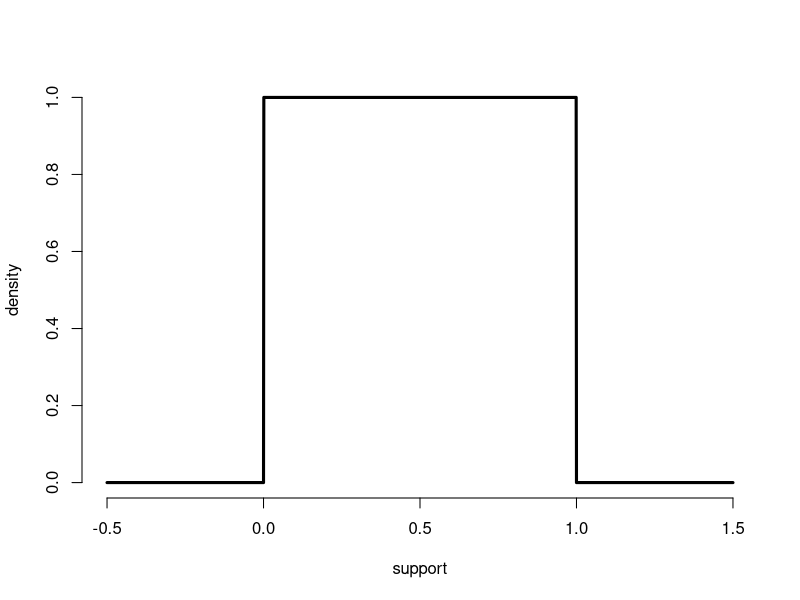

This chart was generated by the following R code:
xvals <- seq(-.5, 1.5, by = .001)
yvals <- rep(0, length(xvals))
yvals[xvals > 0 & xvals < 1] <- 1

# png(filename = "uniform.png", width = 960, height = 480)
plot(xvals, yvals, type = "n", ylab = "density", xlab = "support", frame = FALSE)
lines(xvals, yvals, lwd = 3)
dev.off()

